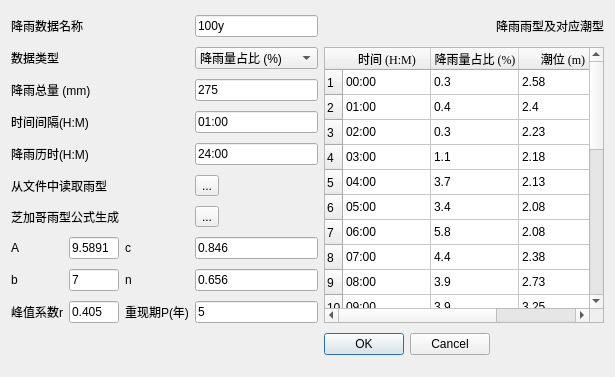
<?xml version="1.0" encoding="UTF-8"?>
<ui version="4.0">
 <class>Dialog</class>
 <widget class="QDialog" name="Dialog">
  <property name="geometry">
   <rect>
    <x>0</x>
    <y>0</y>
    <width>604</width>
    <height>377</height>
   </rect>
  </property>
  <property name="windowTitle">
   <string>降雨参数设置</string>
  </property>
  <layout class="QGridLayout" name="gridLayout">
   <item row="0" column="0" colspan="2">
    <widget class="QLabel" name="label_3">
     <property name="text">
      <string>降雨数据名称</string>
     </property>
    </widget>
   </item>
   <item row="0" column="3">
    <widget class="QLineEdit" name="nameEdit">
     <property name="text">
      <string>100y</string>
     </property>
    </widget>
   </item>
   <item row="0" column="5">
    <widget class="QLabel" name="label_12">
     <property name="text">
      <string>降雨雨型及对应潮型</string>
     </property>
    </widget>
   </item>
   <item row="1" column="0">
    <widget class="QLabel" name="label">
     <property name="text">
      <string>数据类型</string>
     </property>
    </widget>
   </item>
   <item row="1" column="3">
    <widget class="QComboBox" name="comboBox">
     <item>
      <property name="text">
       <string>降雨量占比 (%)</string>
      </property>
     </item>
     <item>
      <property name="text">
       <string>降雨量 (mm)</string>
      </property>
     </item>
     <item>
      <property name="text">
       <string>累积降雨量 (mm)</string>
      </property>
     </item>
     <item>
      <property name="text">
       <string>降雨强度 (mm/hr)</string>
      </property>
     </item>
    </widget>
   </item>
   <item row="1" column="4" rowspan="9" colspan="2">
    <widget class="QTableWidget" name="tableWidget">
     <property name="autoFillBackground">
      <bool>false</bool>
     </property>
     <property name="dragEnabled">
      <bool>true</bool>
     </property>
     <property name="showGrid">
      <bool>true</bool>
     </property>
     <property name="sortingEnabled">
      <bool>true</bool>
     </property>
     <property name="rowCount">
      <number>24</number>
     </property>
     <property name="columnCount">
      <number>3</number>
     </property>
     <attribute name="horizontalHeaderVisible">
      <bool>true</bool>
     </attribute>
     <attribute name="horizontalHeaderMinimumSectionSize">
      <number>65</number>
     </attribute>
     <attribute name="horizontalHeaderDefaultSectionSize">
      <number>88</number>
     </attribute>
     <attribute name="horizontalHeaderShowSortIndicator" stdset="0">
      <bool>true</bool>
     </attribute>
     <attribute name="verticalHeaderMinimumSectionSize">
      <number>23</number>
     </attribute>
     <attribute name="verticalHeaderDefaultSectionSize">
      <number>25</number>
     </attribute>
     <row/>
     <row/>
     <row/>
     <row/>
     <row/>
     <row/>
     <row/>
     <row/>
     <row/>
     <row/>
     <row/>
     <row/>
     <row/>
     <row/>
     <row/>
     <row/>
     <row/>
     <row/>
     <row/>
     <row/>
     <row/>
     <row/>
     <row/>
     <row/>
     <column>
      <property name="text">
       <string>时间 (H:M)</string>
      </property>
      <property name="font">
       <font>
        <family>Times New Roman</family>
       </font>
      </property>
     </column>
     <column>
      <property name="text">
       <string>降雨量占比 (%)</string>
      </property>
      <property name="font">
       <font>
        <family>Times New Roman</family>
       </font>
      </property>
     </column>
     <column>
      <property name="text">
       <string>潮位 (m)</string>
      </property>
      <property name="font">
       <font>
        <family>Times New Roman</family>
       </font>
      </property>
     </column>
     <item row="0" column="0">
      <property name="text">
       <string>00:00</string>
      </property>
     </item>
     <item row="0" column="1">
      <property name="text">
       <string>0.3</string>
      </property>
     </item>
     <item row="0" column="2">
      <property name="text">
       <string>2.58</string>
      </property>
     </item>
     <item row="1" column="0">
      <property name="text">
       <string>01:00</string>
      </property>
     </item>
     <item row="1" column="1">
      <property name="text">
       <string>0.4</string>
      </property>
     </item>
     <item row="1" column="2">
      <property name="text">
       <string>2.4</string>
      </property>
     </item>
     <item row="2" column="0">
      <property name="text">
       <string>02:00</string>
      </property>
     </item>
     <item row="2" column="1">
      <property name="text">
       <string>0.3</string>
      </property>
     </item>
     <item row="2" column="2">
      <property name="text">
       <string>2.23</string>
      </property>
     </item>
     <item row="3" column="0">
      <property name="text">
       <string>03:00</string>
      </property>
     </item>
     <item row="3" column="1">
      <property name="text">
       <string>1.1</string>
      </property>
     </item>
     <item row="3" column="2">
      <property name="text">
       <string>2.18</string>
      </property>
     </item>
     <item row="4" column="0">
      <property name="text">
       <string>04:00</string>
      </property>
     </item>
     <item row="4" column="1">
      <property name="text">
       <string>3.7</string>
      </property>
     </item>
     <item row="4" column="2">
      <property name="text">
       <string>2.13</string>
      </property>
     </item>
     <item row="5" column="0">
      <property name="text">
       <string>05:00</string>
      </property>
     </item>
     <item row="5" column="1">
      <property name="text">
       <string>3.4</string>
      </property>
     </item>
     <item row="5" column="2">
      <property name="text">
       <string>2.08</string>
      </property>
     </item>
     <item row="6" column="0">
      <property name="text">
       <string>06:00</string>
      </property>
     </item>
     <item row="6" column="1">
      <property name="text">
       <string>5.8</string>
      </property>
     </item>
     <item row="6" column="2">
      <property name="text">
       <string>2.08</string>
      </property>
     </item>
     <item row="7" column="0">
      <property name="text">
       <string>07:00</string>
      </property>
     </item>
     <item row="7" column="1">
      <property name="text">
       <string>4.4</string>
      </property>
     </item>
     <item row="7" column="2">
      <property name="text">
       <string>2.38</string>
      </property>
     </item>
     <item row="8" column="0">
      <property name="text">
       <string>08:00</string>
      </property>
     </item>
     <item row="8" column="1">
      <property name="text">
       <string>3.9</string>
      </property>
     </item>
     <item row="8" column="2">
      <property name="text">
       <string>2.73</string>
      </property>
     </item>
     <item row="9" column="0">
      <property name="text">
       <string>09:00</string>
      </property>
     </item>
     <item row="9" column="1">
      <property name="text">
       <string>3.9</string>
      </property>
     </item>
     <item row="9" column="2">
      <property name="text">
       <string>3.25</string>
      </property>
     </item>
     <item row="10" column="0">
      <property name="text">
       <string>10:00</string>
      </property>
     </item>
     <item row="10" column="1">
      <property name="text">
       <string>5.5</string>
      </property>
     </item>
     <item row="10" column="2">
      <property name="text">
       <string>3.63</string>
      </property>
     </item>
     <item row="11" column="0">
      <property name="text">
       <string>11:00</string>
      </property>
     </item>
     <item row="11" column="1">
      <property name="text">
       <string>7.6</string>
      </property>
     </item>
     <item row="11" column="2">
      <property name="text">
       <string>3.8</string>
      </property>
     </item>
     <item row="12" column="0">
      <property name="text">
       <string>12:00</string>
      </property>
     </item>
     <item row="12" column="1">
      <property name="text">
       <string>18.5</string>
      </property>
     </item>
     <item row="12" column="2">
      <property name="text">
       <string>3.78</string>
      </property>
     </item>
     <item row="13" column="0">
      <property name="text">
       <string>13:00</string>
      </property>
     </item>
     <item row="13" column="1">
      <property name="text">
       <string>8.6</string>
      </property>
     </item>
     <item row="13" column="2">
      <property name="text">
       <string>3.73</string>
      </property>
     </item>
     <item row="14" column="0">
      <property name="text">
       <string>14:00</string>
      </property>
     </item>
     <item row="14" column="1">
      <property name="text">
       <string>5.8</string>
      </property>
     </item>
     <item row="14" column="2">
      <property name="text">
       <string>3.53</string>
      </property>
     </item>
     <item row="15" column="0">
      <property name="text">
       <string>15:00</string>
      </property>
     </item>
     <item row="15" column="1">
      <property name="text">
       <string>4.7</string>
      </property>
     </item>
     <item row="15" column="2">
      <property name="text">
       <string>3.38</string>
      </property>
     </item>
     <item row="16" column="0">
      <property name="text">
       <string>16:00</string>
      </property>
     </item>
     <item row="16" column="1">
      <property name="text">
       <string>4.6</string>
      </property>
     </item>
     <item row="16" column="2">
      <property name="text">
       <string>3.08</string>
      </property>
     </item>
     <item row="17" column="0">
      <property name="text">
       <string>17:00</string>
      </property>
     </item>
     <item row="17" column="1">
      <property name="text">
       <string>3.8</string>
      </property>
     </item>
     <item row="17" column="2">
      <property name="text">
       <string>2.63</string>
      </property>
     </item>
     <item row="18" column="0">
      <property name="text">
       <string>18:00</string>
      </property>
     </item>
     <item row="18" column="1">
      <property name="text">
       <string>3.8</string>
      </property>
     </item>
     <item row="18" column="2">
      <property name="text">
       <string>2.33</string>
      </property>
     </item>
     <item row="19" column="0">
      <property name="text">
       <string>19:00</string>
      </property>
     </item>
     <item row="19" column="1">
      <property name="text">
       <string>2.8</string>
      </property>
     </item>
     <item row="19" column="2">
      <property name="text">
       <string>2.18</string>
      </property>
     </item>
     <item row="20" column="0">
      <property name="text">
       <string>20:00</string>
      </property>
     </item>
     <item row="20" column="1">
      <property name="text">
       <string>2.3</string>
      </property>
     </item>
     <item row="20" column="2">
      <property name="text">
       <string>2.09</string>
      </property>
     </item>
     <item row="21" column="0">
      <property name="text">
       <string>21:00</string>
      </property>
     </item>
     <item row="21" column="1">
      <property name="text">
       <string>2.4</string>
      </property>
     </item>
     <item row="21" column="2">
      <property name="text">
       <string>2.18</string>
      </property>
     </item>
     <item row="22" column="0">
      <property name="text">
       <string>22:00</string>
      </property>
     </item>
     <item row="22" column="1">
      <property name="text">
       <string>1.5</string>
      </property>
     </item>
     <item row="22" column="2">
      <property name="text">
       <string>2.48</string>
      </property>
     </item>
     <item row="23" column="0">
      <property name="text">
       <string>23:00</string>
      </property>
     </item>
     <item row="23" column="1">
      <property name="text">
       <string>0.9</string>
      </property>
     </item>
     <item row="23" column="2">
      <property name="text">
       <string>2.76</string>
      </property>
     </item>
    </widget>
   </item>
   <item row="2" column="0" colspan="2">
    <widget class="QLabel" name="label_2">
     <property name="text">
      <string>降雨总量 (mm)</string>
     </property>
    </widget>
   </item>
   <item row="2" column="3">
    <widget class="QLineEdit" name="precipEdit">
     <property name="text">
      <string>275</string>
     </property>
    </widget>
   </item>
   <item row="3" column="0" colspan="2">
    <widget class="QLabel" name="label_13">
     <property name="text">
      <string>时间间隔(H:M)</string>
     </property>
    </widget>
   </item>
   <item row="3" column="3">
    <widget class="QLineEdit" name="intervalEdit">
     <property name="text">
      <string>01:00</string>
     </property>
    </widget>
   </item>
   <item row="4" column="0" colspan="2">
    <widget class="QLabel" name="label_11">
     <property name="text">
      <string>降雨历时(H:M)</string>
     </property>
    </widget>
   </item>
   <item row="4" column="3">
    <widget class="QLineEdit" name="duraEdit">
     <property name="text">
      <string>24:00</string>
     </property>
    </widget>
   </item>
   <item row="5" column="0" colspan="2">
    <widget class="QLabel" name="label_14">
     <property name="text">
      <string>从文件中读取雨型</string>
     </property>
    </widget>
   </item>
   <item row="5" column="3">
    <widget class="QToolButton" name="fileButton">
     <property name="text">
      <string>...</string>
     </property>
    </widget>
   </item>
   <item row="6" column="0" colspan="2">
    <widget class="QLabel" name="label_4">
     <property name="text">
      <string>芝加哥雨型公式生成</string>
     </property>
    </widget>
   </item>
   <item row="6" column="3">
    <widget class="QToolButton" name="chicagoButton">
     <property name="text">
      <string>...</string>
     </property>
    </widget>
   </item>
   <item row="7" column="0">
    <widget class="QLabel" name="label_8">
     <property name="text">
      <string>A</string>
     </property>
    </widget>
   </item>
   <item row="7" column="1">
    <widget class="QLineEdit" name="aEdit">
     <property name="text">
      <string>9.5891</string>
     </property>
     <property name="maxLength">
      <number>32773</number>
     </property>
    </widget>
   </item>
   <item row="7" column="2">
    <widget class="QLabel" name="label_5">
     <property name="text">
      <string>c</string>
     </property>
    </widget>
   </item>
   <item row="7" column="3">
    <widget class="QLineEdit" name="cEdit">
     <property name="text">
      <string>0.846</string>
     </property>
    </widget>
   </item>
   <item row="8" column="0">
    <widget class="QLabel" name="label_6">
     <property name="text">
      <string>b</string>
     </property>
    </widget>
   </item>
   <item row="8" column="1">
    <widget class="QLineEdit" name="bEdit">
     <property name="text">
      <string>7</string>
     </property>
    </widget>
   </item>
   <item row="8" column="2">
    <widget class="QLabel" name="label_7">
     <property name="text">
      <string>n</string>
     </property>
    </widget>
   </item>
   <item row="8" column="3">
    <widget class="QLineEdit" name="nEdit">
     <property name="text">
      <string>0.656</string>
     </property>
    </widget>
   </item>
   <item row="9" column="0">
    <widget class="QLabel" name="label_10">
     <property name="text">
      <string>峰值系数r</string>
     </property>
    </widget>
   </item>
   <item row="9" column="1">
    <widget class="QLineEdit" name="rEdit">
     <property name="text">
      <string>0.405</string>
     </property>
    </widget>
   </item>
   <item row="9" column="2">
    <widget class="QLabel" name="label_9">
     <property name="text">
      <string>重现期P(年)</string>
     </property>
    </widget>
   </item>
   <item row="9" column="3">
    <widget class="QLineEdit" name="pEdit">
     <property name="text">
      <string>5</string>
     </property>
    </widget>
   </item>
   <item row="10" column="4">
    <widget class="QDialogButtonBox" name="buttonBox">
     <property name="orientation">
      <enum>Qt::Horizontal</enum>
     </property>
     <property name="standardButtons">
      <set>QDialogButtonBox::Cancel|QDialogButtonBox::Ok</set>
     </property>
    </widget>
   </item>
  </layout>
 </widget>
 <resources/>
 <connections>
  <connection>
   <sender>buttonBox</sender>
   <signal>accepted()</signal>
   <receiver>Dialog</receiver>
   <slot>accept()</slot>
   <hints>
    <hint type="sourcelabel">
     <x>248</x>
     <y>254</y>
    </hint>
    <hint type="destinationlabel">
     <x>157</x>
     <y>274</y>
    </hint>
   </hints>
  </connection>
  <connection>
   <sender>buttonBox</sender>
   <signal>rejected()</signal>
   <receiver>Dialog</receiver>
   <slot>reject()</slot>
   <hints>
    <hint type="sourcelabel">
     <x>316</x>
     <y>260</y>
    </hint>
    <hint type="destinationlabel">
     <x>286</x>
     <y>274</y>
    </hint>
   </hints>
  </connection>
 </connections>
</ui>
